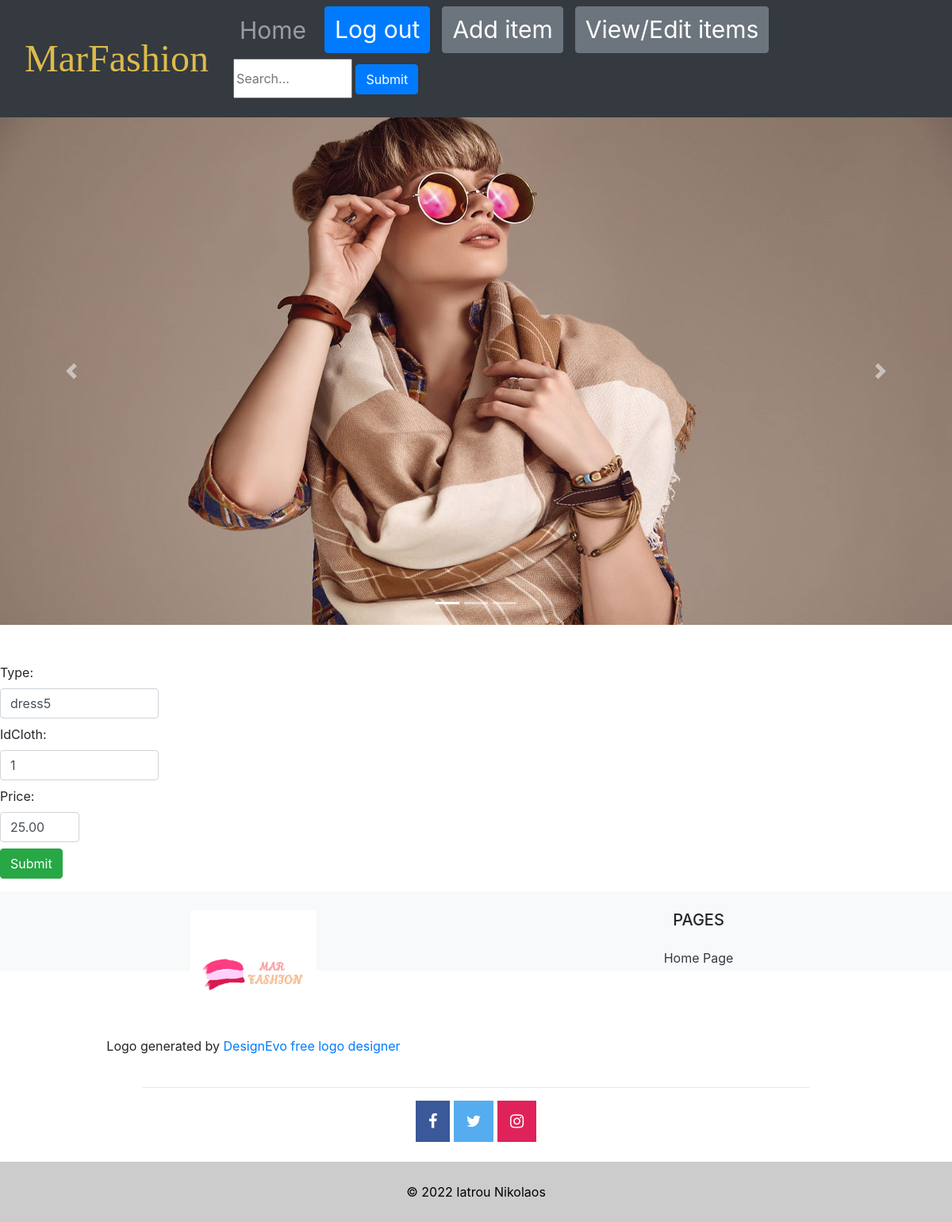
/list/24/edit (signed in), run on an earlier commit of the app's database.
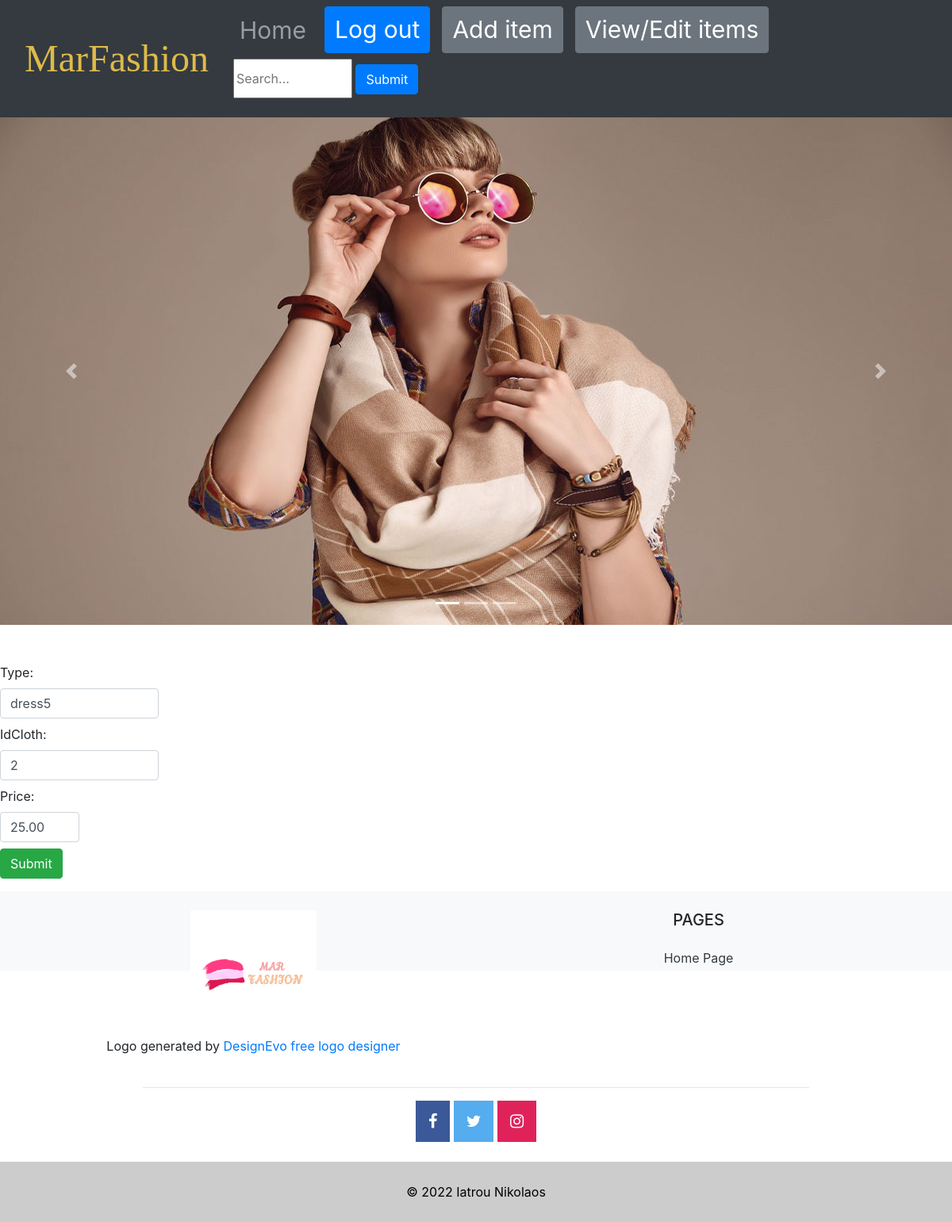
And on a later commit of the database.
### home/models.py (models this page shows)
class Clothes(models.Model):
    idCloth = models.IntegerField()  # 1:hats 2:dresses 3:shoes 4:bags
    id = models.IntegerField(primary_key=True)
    type = models.CharField(max_length=50)  # imgURL ex:hat1, shoes1
    price = models.DecimalField(max_digits=5, decimal_places=2)
    user = models.ForeignKey(
        User, on_delete=models.CASCADE, related_name="clothes")

### home/views.py (the view)
# urls.py: path('list/<int:pk>/edit', views.itemUpdate.as_view(), name="item.update"),
class itemUpdate(UpdateView):
    model = Clothes
    success_url = '/'
    form_class = items

### home/forms.py (shortened to what this page needs)
class items(forms.ModelForm):
    class Meta:
        model = Clothes
        fields = {'idCloth','type','price','user' }
        widgets = {
            'idCloth': forms.TextInput(attrs={'class': 'form-control mb-2 ', 'style': 'width:200px'}),
            'type': forms.TextInput(attrs={'class': 'form-control mb-2', 'style': 'width:200px'}),
            'price': forms.TextInput(attrs={'class': 'form-control mb-2' ,'style': 'width:100px'}),
            'user': forms.Textarea(attrs={'class': 'form-control mb-2', 'style': 'width:100px'}),
            'user': forms.HiddenInput(),
        }
    def __init__(self, *args, **kwargs):
        super().__init__(*args, **kwargs)
        self.initial['user'] = '1'

### home/templates/home/clothes_form.html (shortened to what this page needs)
{% extends 'headerFooter.html' %}
{% load static %}
{% block content %}
{% if request.user.id == 1 %}
<form  method='POST'>{% csrf_token %}
    {{ form }}
    <button type="submit" class="btn btn-success">Submit</button>
</form>
{% else %}
<p class="text-capitalize font-weight-bold text-center text-info" style = "font-size:20px;">You do not have permission to this page. Please contact an administrator if required.</p>
{% endif %}
{% endblock %}

What changed in the data, as far as the page shows it:
changed Clothes "dress5": idCloth "1" → "2"
